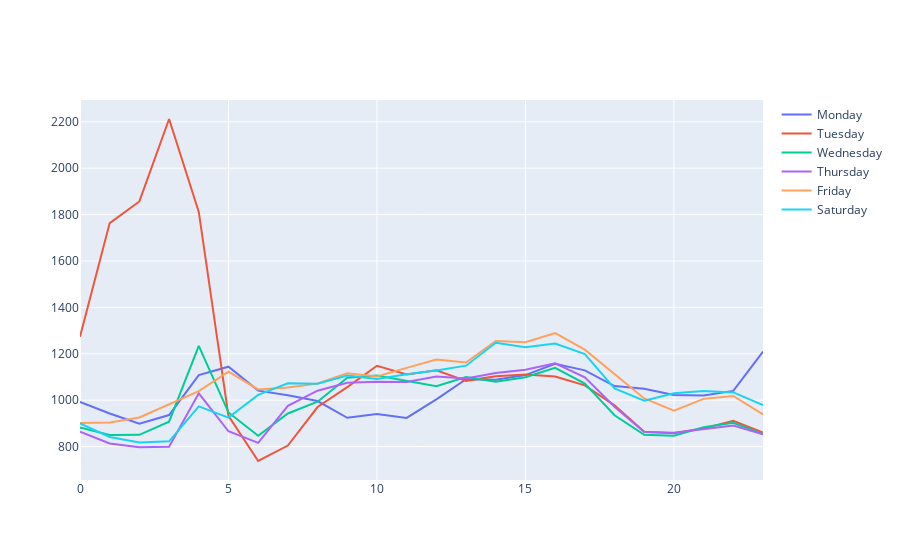

Notebook cell for this chart:
### Code cell
#2018
df_trip_duration_2018 = df_2018\
                            .withColumn("trip_duration",col('tpep_dropoff_datetime').cast('long')-col('tpep_pickup_datetime').cast('long'))\
                            .groupBy(col('week_day_number'),col('hour'))\
                            .agg(fn.round(fn.avg(col('trip_duration')),2).alias('avg_trip_duration')).orderBy(df_2018.hour.asc())
fig2_trip_duration = plot_time_serie(df_trip_duration_2018,"avg_trip_duration")
fig2_trip_duration
